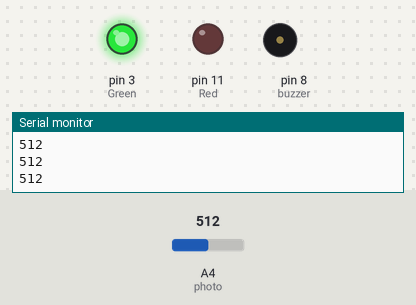
Simulated run of this sketch. Board: Arduino Uno, built with avr-gcc and run on an emulated ATmega328P. On the bench: output pins drawn as LEDs (lit = HIGH), buzzer (waves = sounding, pin HIGH), the last lines printed to the serial monitor. The test bench sets the inputs (shaded band); at power-on: A4 (photo) = 512.

Above: at 1.3 s.
1.4 s: A4 (photo) set to 591
3.2 s: A4 (photo) set to 619
At 4.6 s:
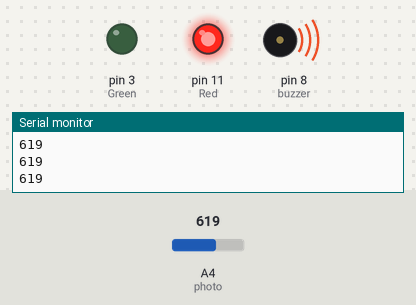
5.5 s: A4 (photo) set to 590
At 7.2 s:
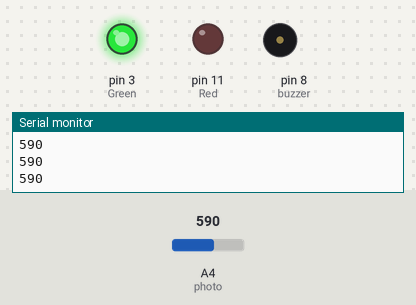
7.5 s: A4 (photo) set to 610
At 8.9 s:
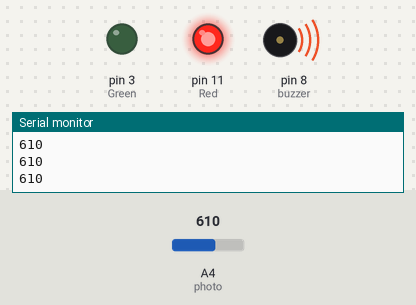
Timing chart, 0 to 10.5 s (numbered marks = the images above; inputs shaded):
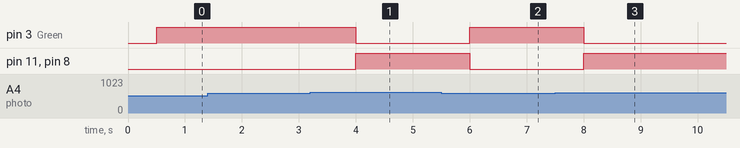

The sketch:

PhotoResTut.ino
```cpp
int photo = A4;
int Red = 11;
int Green = 3;
int buzzer = 8;

int Light;

void setup() {

  pinMode(photo, INPUT);

  pinMode(Red, OUTPUT);
  pinMode(Green, OUTPUT);
  pinMode(buzzer, OUTPUT);

  Serial.begin(9600);
}

void loop() {

  Light = analogRead(photo);

  Serial.println(Light);

  delay(500);

  // Less sunlight
  if (Light > 0 && Light <= 600) {

    digitalWrite(Green, HIGH);
    digitalWrite(Red, LOW);
    digitalWrite(buzzer, LOW);
  }

  // Strong sunlight
  if (Light > 600) {

    digitalWrite(Red, HIGH);
    digitalWrite(Green, LOW);
    digitalWrite(buzzer, HIGH);
  }
}
```

Measured:
- the behaviour switches between 600 and 601 on A4 (photo) (found by bisection; images 0 and 1)
- after the input at 3.2 s, pin 3 (Green): HIGH → LOW after 0.80 s; pin 11 (Red), pin 8 (buzzer): LOW → HIGH after 0.80 s
- after the input at 5.5 s, pin 3 (Green): LOW → HIGH after 0.50 s; pin 11 (Red), pin 8 (buzzer): HIGH → LOW after 0.50 s
- after the input at 7.5 s, pin 3 (Green): HIGH → LOW after 0.51 s; pin 11 (Red), pin 8 (buzzer): LOW → HIGH after 0.51 s
